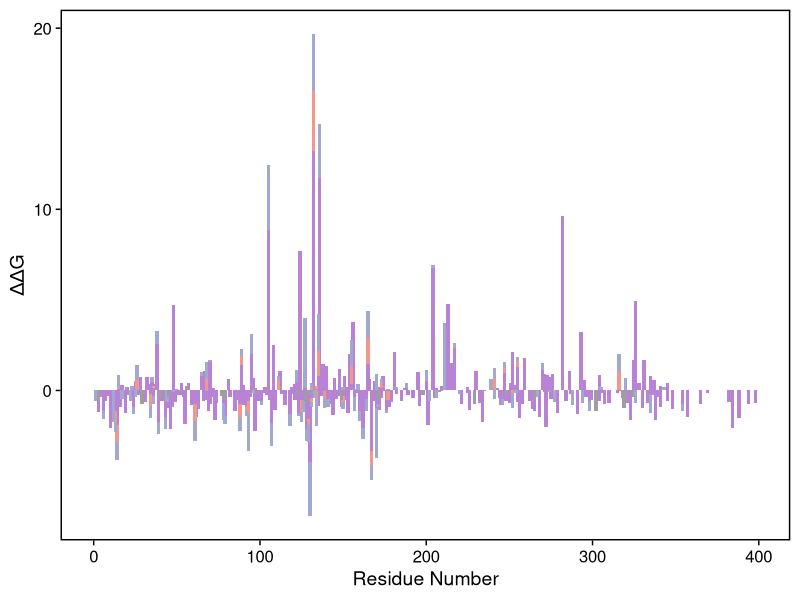

The R source for this figure:
## ---- chunk 1
data_tt <- read.table("../data/itasser-totalenergy.txt",sep="\t",header=TRUE)
library(ggplot2)
library(cowplot)
## ---- chunk 2
p_tt <- ggplot(data_tt,aes(x=res_id,y=scale(itasser_total_energy),fill=disease)) + geom_bar(stat = 'identity',width = 2)+xlab("Residue Number")+ylab("ΔΔG")+ theme_cowplot() + theme(axis.line = element_blank(),panel.border = element_rect(linetype = 'solid', colour = 'black',fill = NA,size = 1),legend.position="none") + scale_fill_manual(values=c('#A1A9D0','#F0988C','#B883D4','#9E9E9E'))
## ---- chunk 3
ggsave(p_tt, file="../Figures/Total Energy/TTE.jpg", 
       width = 9, height=4, dpi=1200)
